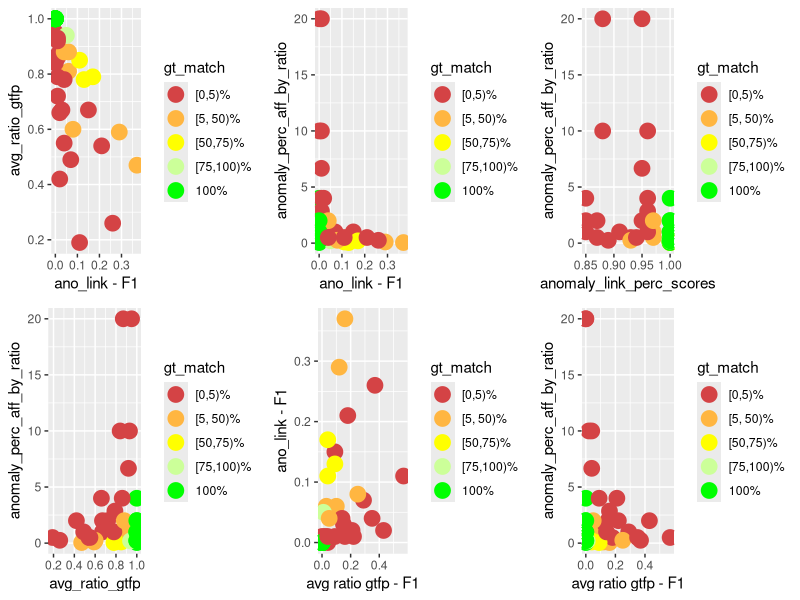
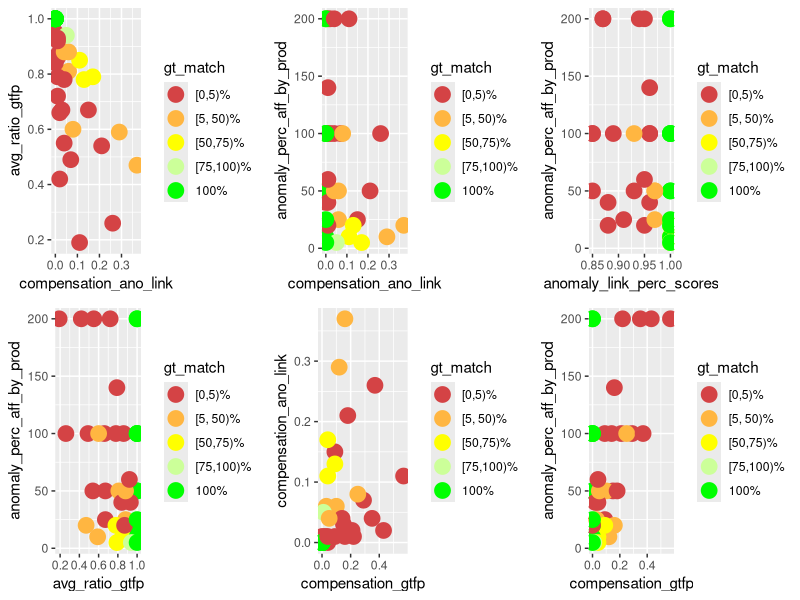
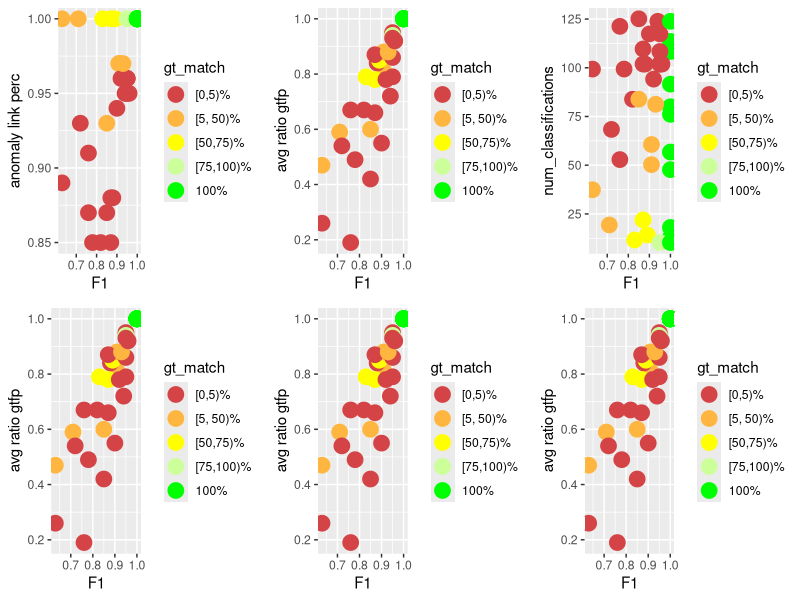
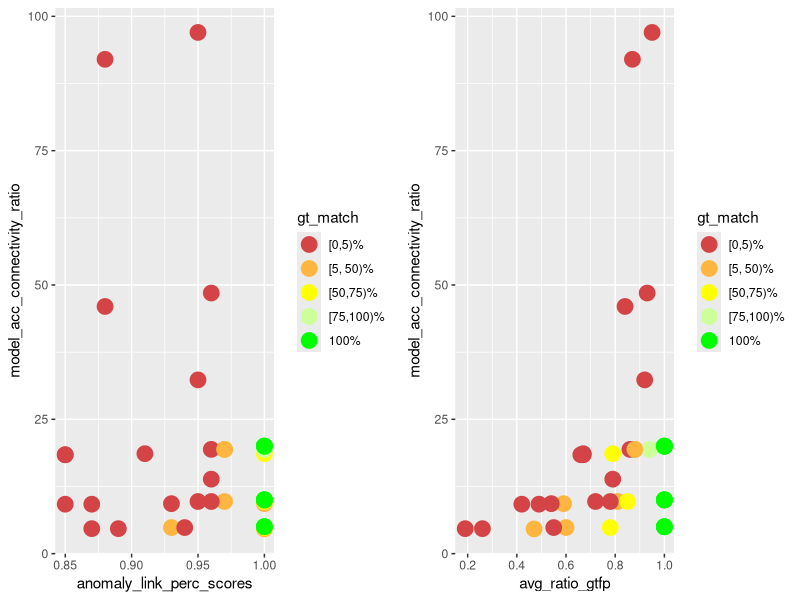
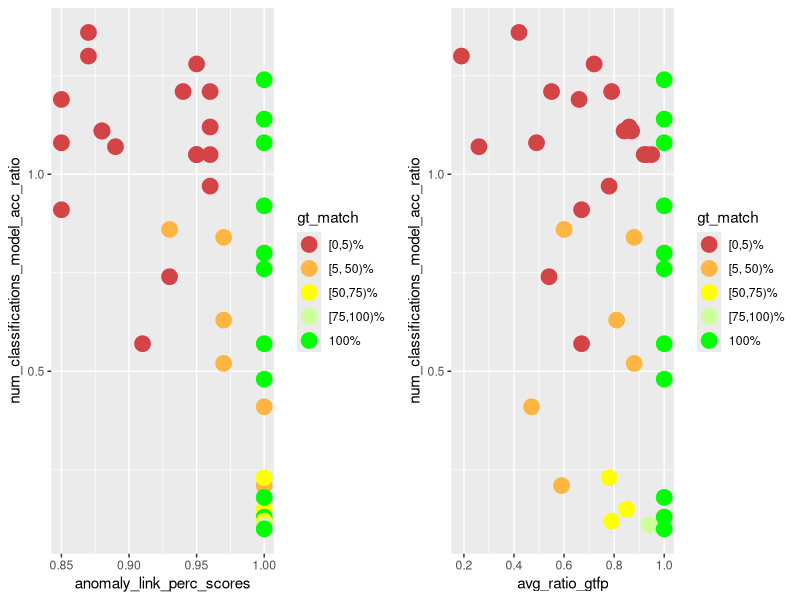
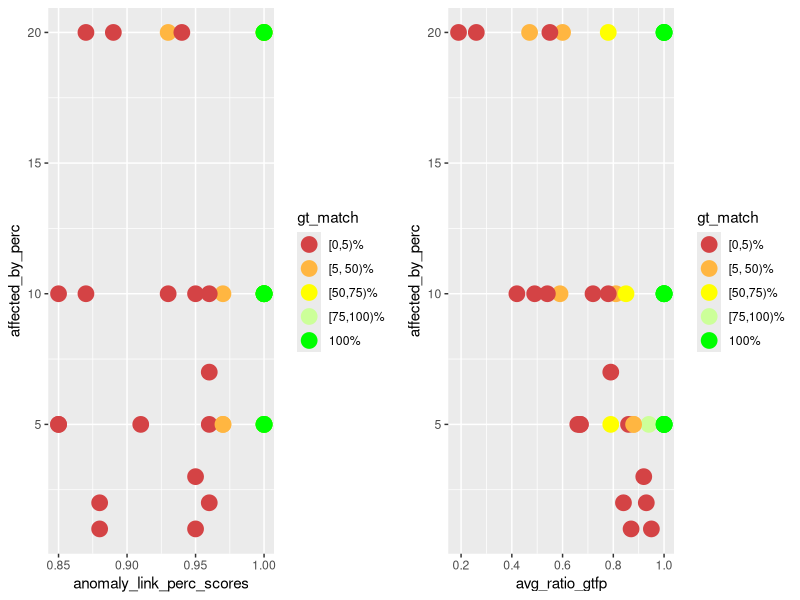
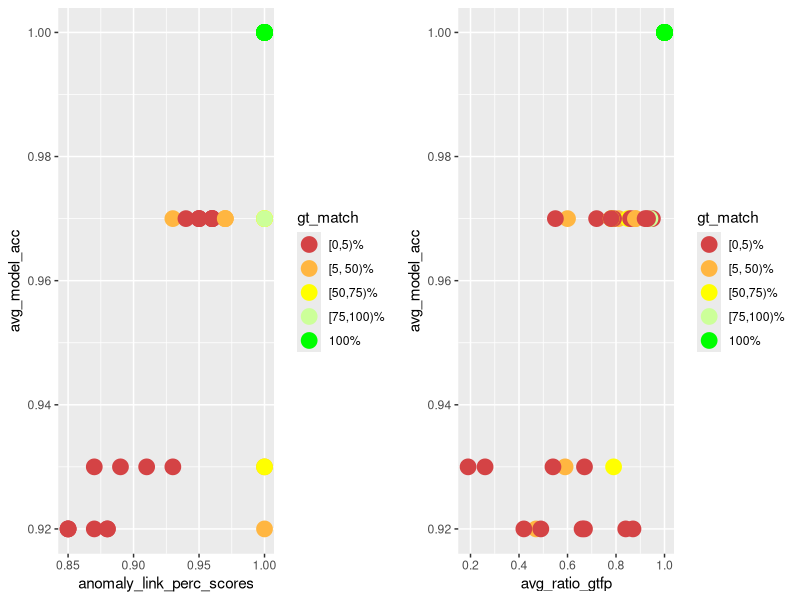
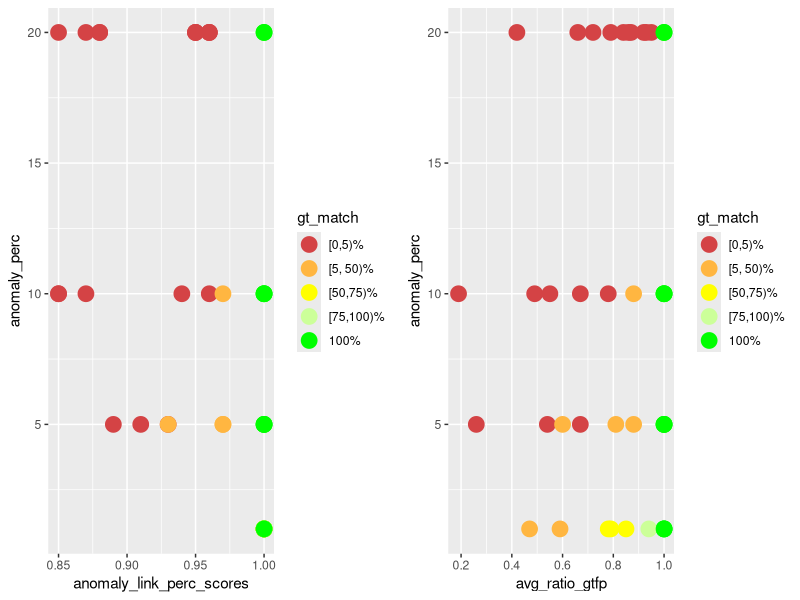

Source code (R) for these figures, in order:
library(ggplot2)
library(gridExtra)
library(dplyr)

PT_DEF <- geom_point(size=5)
COLOR_VALS <- c("#d44345", "#ffb641", "#ffff00", "#ccff99", "#00ff00")

gen_multi_plot_six <- function(
        pp1, pp2, pp3, pp4, pp5, pp6,
        y1, y2, y3, y4, y5, y6,
        x1, x2, x3, x4, x5, x6,
        filename
    ) {
    fpp1 <- pp1 + PT_DEF + xlab(x1) + ylab(y1) + scale_color_manual(values = color_mapping)
    fpp2 <- pp2 + PT_DEF + xlab(x2) + ylab(y2) + scale_color_manual(values = color_mapping)
    fpp3 <- pp3 + PT_DEF + xlab(x3) + ylab(y3) + scale_color_manual(values = color_mapping)
    fpp4 <- pp4 + PT_DEF + xlab(x4) + ylab(y4) + scale_color_manual(values = color_mapping)
    fpp5 <- pp5 + PT_DEF + xlab(x5) + ylab(y5) + scale_color_manual(values = color_mapping)
    fpp6 <- pp6 + PT_DEF + xlab(x6) + ylab(y6) + scale_color_manual(values = color_mapping)
    combined_plot <- grid.arrange(fpp1, fpp2, fpp3, fpp4, fpp5, fpp6, ncol = 3)
    ggsave(combined_plot, file = filename, width = 12, height = 6)
}

gen_multi_plot_two <- function(
        pp1, pp2, y1, y2, x1, x2, filename
    ) {
    fpp1 <- pp1 + PT_DEF + xlab(x1) + ylab(y1) + scale_color_manual(values = color_mapping)
    fpp2 <- pp2 + PT_DEF + xlab(x2) + ylab(y2) + scale_color_manual(values = color_mapping)
    combined_plot <- grid.arrange(fpp1, fpp2, ncol = 2)
    ggsave(combined_plot, file = filename, width = 12, height = 6)
}

# actual compensation insights

input <- read.csv(
    file = "meta_analysis.csv", header = TRUE, sep = ",", check.name = FALSE
)

# instead of the percentage value factor(gt_match_perc) for which I'd need 100
# colors, I only want to color / group them into 5 groups
LABELS <- c("[0,5)%", "[5, 50)%", "[50,75)%", "[75,100)%", "100%")
color_mapping <- setNames(COLOR_VALS, LABELS)

input$gt_match <- cut(
    input$gt_match_perc,
    breaks = c(0, 5, 50, 75, 100, Inf),
    labels = LABELS,
    include.lowest = TRUE,
    right = FALSE
)

p1 <- ggplot(
    data = input, aes_string(
        x = "compensation_ano_link",
        y = "avg_ratio_gtfp",
        color = "gt_match",
        group = "gt_match"
    )
)

p2 <- ggplot(
    data = input, aes_string(
        x = "compensation_ano_link",
        y = "anomaly_perc_aff_by_ratio",
        color = "gt_match",
        group = "gt_match"
    )
)

p3 <- ggplot(
    data = input, aes_string(
        x = "anomaly_link_perc_scores",
        y = "anomaly_perc_aff_by_ratio",
        color = "gt_match",
        group = "gt_match"
    )
)

p4 <- ggplot(
    data = input, aes_string(
        x = "avg_ratio_gtfp",
        y = "anomaly_perc_aff_by_ratio",
        color = "gt_match",
        group = "gt_match"
    )
)

p5 <- ggplot(
    data = input, aes_string(
        x = "compensation_gtfp",
        y = "compensation_ano_link",
        color = "gt_match",
        group = "gt_match"
    )
)

p6 <- ggplot(
    data = input, aes_string(
        x = "compensation_gtfp",
        y = "anomaly_perc_aff_by_ratio",
        color = "gt_match",
        group = "gt_match"
    )
)

gen_multi_plot_six(
    p1, p2, p3, p4, p5, p6,
    "avg_ratio_gtfp", # y1
    "anomaly_perc_aff_by_ratio", # y2
    "anomaly_perc_aff_by_ratio", # y3
    "anomaly_perc_aff_by_ratio", # y4
    "ano_link - F1", # y5
    "anomaly_perc_aff_by_ratio", # y6
    "ano_link - F1", # x1
    "ano_link - F1", # x2
    "anomaly_link_perc_scores", # x3
    "avg_ratio_gtfp", # x4
    "avg ratio gtfp - F1", # x5
    "avg ratio gtfp - F1", # x6
    "compensation_analysis.png"
)

# same with prod #############################

p1 <- ggplot(
    data = input, aes_string(
        x = "compensation_ano_link",
        y = "avg_ratio_gtfp",
        color = "gt_match",
        group = "gt_match"
    )
)

p2 <- ggplot(
    data = input, aes_string(
        x = "compensation_ano_link",
        y = "anomaly_perc_aff_by_prod",
        color = "gt_match",
        group = "gt_match"
    )
)

p3 <- ggplot(
    data = input, aes_string(
        x = "anomaly_link_perc_scores",
        y = "anomaly_perc_aff_by_prod",
        color = "gt_match",
        group = "gt_match"
    )
)

p4 <- ggplot(
    data = input, aes_string(
        x = "avg_ratio_gtfp",
        y = "anomaly_perc_aff_by_prod",
        color = "gt_match",
        group = "gt_match"
    )
)

p5 <- ggplot(
    data = input, aes_string(
        x = "compensation_gtfp",
        y = "compensation_ano_link",
        color = "gt_match",
        group = "gt_match"
    )
)

p6 <- ggplot(
    data = input, aes_string(
        x = "compensation_gtfp",
        y = "anomaly_perc_aff_by_prod",
        color = "gt_match",
        group = "gt_match"
    )
)

gen_multi_plot_six(
    p1, p2, p3, p4, p5, p6,
    "avg_ratio_gtfp",
    "anomaly_perc_aff_by_prod",
    "anomaly_perc_aff_by_prod",
    "anomaly_perc_aff_by_prod",
    "compensation_ano_link",
    "anomaly_perc_aff_by_prod",
    "compensation_ano_link",
    "compensation_ano_link",
    "anomaly_link_perc_scores",
    "avg_ratio_gtfp",
    "compensation_gtfp",
    "compensation_gtfp",
    "compensation_analysis_prod.png"
)

##############################################

p1 <- ggplot(
    data = input, aes_string(
        x = "f1_scores",
        y = "anomaly_link_perc_scores",
        color = "gt_match",
        group = "gt_match"
    )
)

p2 <- ggplot(
    data = input, aes_string(
        x = "f1_scores",
        y = "avg_ratio_gtfp",
        color = "gt_match",
        group = "gt_match"
    )
)

p3 <- ggplot(
    data = input, aes_string(
        x = "f1_scores",
        y = "num_classifications",
        color = "gt_match",
        group = "gt_match"
    )
)

p4 <- ggplot(
    data = input, aes_string(
        x = "f1_scores",
        y = "avg_ratio_gtfp",
        color = "gt_match",
        group = "gt_match"
    )
)

p5 <- ggplot(
    data = input, aes_string(
        x = "f1_scores",
        y = "avg_ratio_gtfp",
        color = "gt_match",
        group = "gt_match"
    )
)

p6 <- ggplot(
    data = input, aes_string(
        x = "f1_scores",
        y = "avg_ratio_gtfp",
        color = "gt_match",
        group = "gt_match"
    )
)

gen_multi_plot_six(
    p1, p2, p3, p4, p5, p6,
    "anomaly link perc", # y1
    "avg ratio gtfp", # y2
    "num_classifications", # y3
    "avg ratio gtfp", # y4
    "avg ratio gtfp", # y5
    "avg ratio gtfp", # y6
    "F1", # x1
    "F1", # x2
    "F1", # x3
    "F1", # x4
    "F1", # x5
    "F1", # x6
    "f1_end_res_corr.png"
)

# model acc - connectivity - performance

p1 <- ggplot(
    data = input, aes_string(
        x = "anomaly_link_perc_scores",
        y = "model_acc_connectivity_ratio",
        color = "gt_match",
        group = "gt_match"
    )
)

p2 <- ggplot(
    data = input, aes_string(
        x = "avg_ratio_gtfp",
        y = "model_acc_connectivity_ratio",
        color = "gt_match",
        group = "gt_match"
    )
)

gen_multi_plot_two(
    p1, p2,
    "model_acc_connectivity_ratio",
    "model_acc_connectivity_ratio",
    "anomaly_link_perc_scores",
    "avg_ratio_gtfp",
    "modelacc_connectivity_performance.png"
)

# how many classifications and how acc models

p1 <- ggplot(
    data = input, aes_string(
        x = "anomaly_link_perc_scores",
        y = "num_classifications_model_acc_ratio",
        color = "gt_match",
        group = "gt_match"
    )
)

p2 <- ggplot(
    data = input, aes_string(
        x = "avg_ratio_gtfp",
        y = "num_classifications_model_acc_ratio",
        color = "gt_match",
        group = "gt_match"
    )
)

gen_multi_plot_two(
    p1, p2,
    "num_classifications_model_acc_ratio",
    "num_classifications_model_acc_ratio",
    "anomaly_link_perc_scores",
    "avg_ratio_gtfp",
    "num_classifications_model_acc.png"
)

# affected_by against perf

p1 <- ggplot(
    data = input, aes_string(
        x = "anomaly_link_perc_scores",
        y = "affected_by_perc",
        color = "gt_match",
        group = "gt_match"
    )
)

p2 <- ggplot(
    data = input, aes_string(
        x = "avg_ratio_gtfp",
        y = "affected_by_perc",
        color = "gt_match",
        group = "gt_match"
    )
)

gen_multi_plot_two(
    p1, p2,
    "affected_by_perc",
    "affected_by_perc",
    "anomaly_link_perc_scores",
    "avg_ratio_gtfp",
    "aff_by_perf.png"
)

# model_acc against perf

p1 <- ggplot(
    data = input, aes_string(
        x = "anomaly_link_perc_scores",
        y = "avg_model_acc",
        color = "gt_match",
        group = "gt_match"
    )
)

p2 <- ggplot(
    data = input, aes_string(
        x = "avg_ratio_gtfp",
        y = "avg_model_acc",
        color = "gt_match",
        group = "gt_match"
    )
)

gen_multi_plot_two(
    p1, p2,
    "avg_model_acc",
    "avg_model_acc",
    "anomaly_link_perc_scores",
    "avg_ratio_gtfp",
    "model_acc_perf.png"
)

# anomaly_perc against perf

p1 <- ggplot(
    data = input, aes_string(
        x = "anomaly_link_perc_scores",
        y = "anomaly_perc",
        color = "gt_match",
        group = "gt_match"
    )
)

p2 <- ggplot(
    data = input, aes_string(
        x = "avg_ratio_gtfp",
        y = "anomaly_perc",
        color = "gt_match",
        group = "gt_match"
    )
)

gen_multi_plot_two(
    p1, p2,
    "anomaly_perc",
    "anomaly_perc",
    "anomaly_link_perc_scores",
    "avg_ratio_gtfp",
    "anomaly_perc_perf.png"
)

# anomaly_perc - model acc ratio against perf

p1 <- ggplot(
    data = input, aes_string(
        x = "anomaly_link_perc_scores",
        y = "anomaly_perc_model_acc_ratio",
        color = "gt_match",
        group = "gt_match"
    )
)

p2 <- ggplot(
    data = input, aes_string(
        x = "avg_ratio_gtfp",
        y = "anomaly_perc_model_acc_ratio",
        color = "gt_match",
        group = "gt_match"
    )
)

gen_multi_plot_two(
    p1, p2,
    "anomaly_perc_model_acc_ratio",
    "anomaly_perc_model_acc_ratio",
    "anomaly_link_perc_scores",
    "avg_ratio_gtfp",
    "anomaly_perc_model_acc_ratio_perf.png"
)

# num classifications against perf

p1 <- ggplot(
    data = input, aes_string(
        x = "anomaly_link_perc_scores",
        y = "num_classifications",
        color = "gt_match",
        group = "gt_match"
    )
)

p2 <- ggplot(
    data = input, aes_string(
        x = "avg_ratio_gtfp",
        y = "num_classifications",
        color = "gt_match",
        group = "gt_match"
    )
)

gen_multi_plot_two(
    p1, p2,
    "num_classifications",
    "num_classifications",
    "anomaly_link_perc_scores",
    "avg_ratio_gtfp",
    "num_classifications_perf.png"
)

# num classifications - model acc -- filtered based on avg_ratio_gtfp

p1 <- ggplot(
    data = input, aes_string(
        x = "num_classifications",
        y = "avg_model_acc",
        color = "gt_match",
        group = "gt_match"
    )
)

filtered_data <- subset(input, avg_ratio_gtfp >= 0.7)

p2 <- ggplot(
    data = filtered_data,
    aes_string(
        x = "num_classifications",
        y = "avg_model_acc",
        color = "gt_match",
        group = "gt_match"
    )
)

filtered_data <- subset(input, avg_ratio_gtfp >= 0.75)

p3 <- ggplot(
    data = filtered_data,
    aes_string(
        x = "num_classifications",
        y = "avg_model_acc",
        color = "gt_match",
        group = "gt_match"
    )
)

filtered_data <- subset(input, avg_ratio_gtfp >= 0.8)

p4 <- ggplot(
    data = filtered_data,
    aes_string(
        x = "num_classifications",
        y = "avg_model_acc",
        color = "gt_match",
        group = "gt_match"
    )
)

filtered_data <- subset(input, avg_ratio_gtfp >= 0.9)

p5 <- ggplot(
    data = filtered_data,
    aes_string(
        x = "num_classifications",
        y = "avg_model_acc",
        color = "gt_match",
        group = "gt_match"
    )
)

filtered_data <- input %>%
  group_by(avg_model_acc) %>%
  filter(avg_ratio_gtfp == max(avg_ratio_gtfp))

p6 <- ggplot(
    data = filtered_data,
    aes_string(
        x = "num_classifications",
        y = "avg_model_acc",
        color = "gt_match",
        group = "gt_match"
    )
)

gen_multi_plot_six(
    p1, p2, p3, p4, p5, p6,
    "avg_model_acc", #y1
    "avg_model_acc", #y2
    "avg_model_acc", #y3
    "avg_model_acc", #y4
    "avg_model_acc", #y5
    "avg_model_acc", #y6
    "classifications", #x1
    "classifications (filt. based on avg_ratio_gtfp 70%)", #x2
    "classifications (filt. based on avg_ratio_gtfp 75%)", #x3
    "classifications (filt. based on avg_ratio_gtfp 80%)", #x4
    "classifications (filt. based on avg_ratio_gtfp 90%)", #x5
    "classifications (filt. based on max avg_ratio_gtfp)", #x6
    "model_acc_classifications.png"
)

# num classifications - model acc -- filtered based on anomaly_link_perc_scores

p1 <- ggplot(
    data = input, aes_string(
        x = "num_classifications",
        y = "avg_model_acc",
        color = "gt_match",
        group = "gt_match"
    )
)

filtered_data <- subset(input, anomaly_link_perc_scores >= 0.7)

p2 <- ggplot(
    data = filtered_data,
    aes_string(
        x = "num_classifications",
        y = "avg_model_acc",
        color = "gt_match",
        group = "gt_match"
    )
)

filtered_data <- subset(input, anomaly_link_perc_scores >= 0.75)

p3 <- ggplot(
    data = filtered_data,
    aes_string(
        x = "num_classifications",
        y = "avg_model_acc",
        color = "gt_match",
        group = "gt_match"
    )
)

filtered_data <- subset(input, anomaly_link_perc_scores >= 0.8)

p4 <- ggplot(
    data = filtered_data,
    aes_string(
        x = "num_classifications",
        y = "avg_model_acc",
        color = "gt_match",
        group = "gt_match"
    )
)

filtered_data <- subset(input, anomaly_link_perc_scores >= 0.9)

p5 <- ggplot(
    data = filtered_data,
    aes_string(
        x = "num_classifications",
        y = "avg_model_acc",
        color = "gt_match",
        group = "gt_match"
    )
)

filtered_data <- input %>%
  group_by(avg_model_acc) %>%
  filter(anomaly_link_perc_scores == max(anomaly_link_perc_scores))

p6 <- ggplot(
    data = filtered_data,
    aes_string(
        x = "num_classifications",
        y = "avg_model_acc",
        color = "gt_match",
        group = "gt_match"
    )
)

gen_multi_plot_six(
    p1, p2, p3, p4, p5, p6,
    "avg_model_acc", #y1
    "avg_model_acc", #y2
    "avg_model_acc", #y3
    "avg_model_acc", #y4
    "avg_model_acc", #y5
    "avg_model_acc", #y6
    "classifications", #x1
    "classifications (filt. based on ano_link_perc 70%)", #x2
    "classifications (filt. based on ano_link_perc 75%)", #x3
    "classifications (filt. based on ano_link_perc 80%)", #x4
    "classifications (filt. based on ano_link_perc 90%)", #x5
    "classifications (filt. based on max ano_link_perc)", #x6
    "model_acc_classifications_ano_link.png"
)

# num classifications - model acc -- filtered based on gt_match_perc

p1 <- ggplot(
    data = input, aes_string(
        x = "num_classifications",
        y = "avg_model_acc",
        color = "gt_match",
        group = "gt_match"
    )
)

filtered_data <- subset(input, gt_match_perc >= 70)

p2 <- ggplot(
    data = filtered_data,
    aes_string(
        x = "num_classifications",
        y = "avg_model_acc",
        color = "gt_match",
        group = "gt_match"
    )
)

filtered_data <- subset(input, gt_match_perc >= 75)

p3 <- ggplot(
    data = filtered_data,
    aes_string(
        x = "num_classifications",
        y = "avg_model_acc",
        color = "gt_match",
        group = "gt_match"
    )
)

filtered_data <- subset(input, gt_match_perc >= 80)

p4 <- ggplot(
    data = filtered_data,
    aes_string(
        x = "num_classifications",
        y = "avg_model_acc",
        color = "gt_match",
        group = "gt_match"
    )
)

filtered_data <- subset(input, gt_match_perc >= 90)

p5 <- ggplot(
    data = filtered_data,
    aes_string(
        x = "num_classifications",
        y = "avg_model_acc",
        color = "gt_match",
        group = "gt_match"
    )
)

filtered_data <- input %>%
  group_by(avg_model_acc) %>%
  filter(gt_match_perc == max(gt_match_perc))

p6 <- ggplot(
    data = filtered_data,
    aes_string(
        x = "num_classifications",
        y = "avg_model_acc",
        color = "gt_match",
        group = "gt_match"
    )
)

gen_multi_plot_six(
    p1, p2, p3, p4, p5, p6,
    "avg_model_acc", #y1
    "avg_model_acc", #y2
    "avg_model_acc", #y3
    "avg_model_acc", #y4
    "avg_model_acc", #y5
    "avg_model_acc", #y6
    "classifications", #x1
    "classifications (filt. based on gt_match_perc 70%)", #x2
    "classifications (filt. based on gt_match_perc 75%)", #x3
    "classifications (filt. based on gt_match_perc 80%)", #x4
    "classifications (filt. based on gt_match_perc 90%)", #x5
    "classifications (filt. based on max gt_match_perc)", #x6
    "model_acc_classifications_gt_match_perc.png"
)

# correlation affected-by and fault path len / num fault paths

p1 <- ggplot(
    data = input, aes_string(
        x = "avg_num_fault_paths",
        y = "affected_by_perc",
        color = "gt_match",
        group = "gt_match"
    )
)

p2 <- ggplot(
    data = input, aes_string(
        x = "avg_fault_path_len",
        y = "avg_num_fault_paths",
        color = "gt_match",
        group = "gt_match"
    )
)

p3 <- ggplot(
    data = input, aes_string(
        x = "avg_num_fault_paths",
        y = "anomaly_perc",
        color = "gt_match",
        group = "gt_match"
    )
)

p4 <- ggplot(
    data = input, aes_string(
        x = "avg_fault_path_len",
        y = "anomaly_perc",
        color = "gt_match",
        group = "gt_match"
    )
)

p5 <- ggplot(
    data = input, aes_string(
        x = "avg_num_fault_paths",
        y = "anomaly_perc_aff_by_prod",
        color = "gt_match",
        group = "gt_match"
    )
)

p6 <- ggplot(
    data = input, aes_string(
        x = "avg_fault_path_len",
        y = "anomaly_perc_aff_by_prod",
        color = "gt_match",
        group = "gt_match"
    )
)

gen_multi_plot_six(
    p1, p2, p3, p4, p5, p6,
    "affected_by_perc", # y1
    "avg_num_fault_paths", # y2
    "anomaly_perc", # y3
    "anomaly_perc", # y4
    "anomaly_perc_aff_by_prod", # y5
    "anomaly_perc_aff_by_prod", # y6
    "avg_num_fault_paths", # x1
    "avg_fault_path_len", # x2
    "avg_num_fault_paths", # x3
    "avg_fault_path_len", # x4
    "avg_num_fault_paths", # x5
    "avg_fault_path_len", # x6
    "correlation_anomaly_perc_aff_by_prod_fault_paths.png"
)

# correlation (median + mean) runtime and fault path len / num fault paths

p1 <- ggplot(
    data = input, aes_string(
        x = "avg_num_fault_paths",
        y = "`avg_runtime (s)`",
        color = "gt_match",
        group = "gt_match"
    )
)

p2 <- ggplot(
    data = input, aes_string(
        x = "avg_fault_path_len",
        y = "`avg_runtime (s)`",
        color = "gt_match",
        group = "gt_match"
    )
)

p3 <- ggplot(
    data = input, aes_string(
        x = "avg_num_fault_paths",
        y = "`median_runtime (s)`",
        color = "gt_match",
        group = "gt_match"
    )
)

p4 <- ggplot(
    data = input, aes_string(
        x = "avg_fault_path_len",
        y = "`median_runtime (s)`",
        color = "gt_match",
        group = "gt_match"
    )
)

p5 <- ggplot(
    data = input, aes_string(
        x = "median_fault_path_len",
        y = "`median_runtime (s)`",
        color = "gt_match",
        group = "gt_match"
    )
)

p6 <- ggplot(
    data = input, aes_string(
        x = "median_num_fault_paths",
        y = "`median_runtime (s)`",
        color = "gt_match",
        group = "gt_match"
    )
)

gen_multi_plot_six(
    p1, p2, p3, p4, p5, p6,
    "`avg_runtime (s)`", # y1
    "`avg_runtime (s)`", # y2
    "`median_runtime (s)`", # y3
    "`median_runtime (s)`", # y4
    "`median_runtime (s)`", # y5
    "`median_runtime (s)`", # y6
    "avg_num_fault_paths", # x1
    "avg_fault_path_len", # x2
    "avg_num_fault_paths", # x3
    "avg_fault_path_len", # x4
    "median_fault_path_len", # x5
    "median_num_fault_paths", # x6
    "correlation_runtime_fault_paths.png"
)

# correlation (median + mean + max) runtime and sum of (mean + max) fp + fp dev

p1 <- ggplot(
    data = input, aes_string(
        x = "sum_of_avg_fault_paths_and_dev",
        y = "`avg_runtime (s)`",
        color = "gt_match",
        group = "gt_match"
    )
)

p2 <- ggplot(
    data = input, aes_string(
        x = "sum_of_max_fault_paths_and_dev",
        y = "`max_runtime (s)`",
        color = "gt_match",
        group = "gt_match"
    )
)

p3 <- ggplot(
    data = input, aes_string(
        x = "sum_of_avg_fault_paths_and_dev",
        y = "`median_runtime (s)`",
        color = "gt_match",
        group = "gt_match"
    )
)

p4 <- ggplot(
    data = input, aes_string(
        x = "sum_of_avg_fault_paths_and_dev",
        y = "`max_runtime (s)`",
        color = "gt_match",
        group = "gt_match"
    )
)

p5 <- ggplot(
    data = input, aes_string(
        x = "sum_of_max_fault_paths_and_dev",
        y = "`avg_runtime (s)`",
        color = "gt_match",
        group = "gt_match"
    )
)

p6 <- ggplot(
    data = input, aes_string(
        x = "sum_of_max_fault_paths_and_dev",
        y = "`median_runtime (s)`",
        color = "gt_match",
        group = "gt_match"
    )
)

gen_multi_plot_six(
    p1, p2, p3, p4, p5, p6,
    "`avg_runtime (s)`", # y1
    "`max_runtime (s)`", # y2
    "`median_runtime (s)`", # y3
    "`max_runtime (s)`", # y4
    "`avg_runtime (s)`", # y5
    "`median_runtime (s)`", # y6
    "sum_of_avg_fault_paths_and_dev", # x1
    "sum_of_max_fault_paths_and_dev", # x2
    "sum_of_avg_fault_paths_and_dev", # x3
    "sum_of_avg_fault_paths_and_dev", # x4
    "sum_of_max_fault_paths_and_dev", # x5
    "sum_of_max_fault_paths_and_dev", # x6
    "correlation_runtime_fault_paths_sum.png"
)

# correlation alpha, beta, gamma vs. FPs

p1 <- ggplot(
    data = input, aes_string(
        x = "avg_fp",
        y = "anomaly_perc",
        color = "gt_match",
        group = "gt_match"
    )
)

p2 <- ggplot(
    data = input, aes_string(
        x = "avg_fp",
        y = "affected_by_perc",
        color = "gt_match",
        group = "gt_match"
    )
)

p3 <- ggplot(
    data = input, aes_string(
        x = "avg_fp",
        y = "avg_model_acc",
        color = "gt_match",
        group = "gt_match"
    )
)

p4 <- ggplot(
    data = input, aes_string(
        x = "avg_fp",
        y = "anomaly_perc_aff_by_model_acc_aggregation",
        color = "gt_match",
        group = "gt_match"
    )
)

filtered_data <- subset(input, avg_model_acc < 1)

p5 <- ggplot(
    data = filtered_data, aes_string(
        x = "avg_fp",
        y = "anomaly_perc_aff_by_model_acc_aggregation",
        color = "gt_match",
        group = "gt_match"
    )
)

p6 <- ggplot(
    data = input, aes_string(
        x = "avg_fp",
        y = "num_classifications_model_acc_ratio",
        color = "gt_match",
        group = "gt_match"
    )
)

gen_multi_plot_six(
    p1, p2, p3, p4, p5, p6,
    "anomaly_perc", # y1
    "affected_by_perc", # y2
    "avg_model_acc", # y3
    "anomaly_perc_aff_by_model_acc_aggregation", # y4
    "anomaly_perc_aff_by_model_acc_aggregation", # y5
    "num_classifications_model_acc_ratio", # y6
    "avg_fp", # x1
    "avg_fp", # x2
    "avg_fp", # x3
    "avg_fp", # x4
    "avg_fp (filtered out 100% acc models)", # x5
    "avg_fp", # x6
    "anomaly_perc_aff_by_model_acc_aggregation.png"
)

# correlation alpha, beta, gamma vs. FNs

p1 <- ggplot(
    data = input, aes_string(
        x = "avg_fn",
        y = "anomaly_perc",
        color = "gt_match",
        group = "gt_match"
    )
)

p2 <- ggplot(
    data = input, aes_string(
        x = "avg_fn",
        y = "affected_by_perc",
        color = "gt_match",
        group = "gt_match"
    )
)

p3 <- ggplot(
    data = input, aes_string(
        x = "avg_fn",
        y = "avg_model_acc",
        color = "gt_match",
        group = "gt_match"
    )
)

p4 <- ggplot(
    data = input, aes_string(
        x = "avg_fn",
        y = "anomaly_perc_model_acc_aggregation",
        color = "gt_match",
        group = "gt_match"
    )
)

filtered_data <- subset(input, avg_model_acc < 1)

p5 <- ggplot(
    data = filtered_data, aes_string(
        x = "avg_fn",
        y = "anomaly_perc_model_acc_aggregation",
        color = "gt_match",
        group = "gt_match"
    )
)

p6 <- ggplot(
    data = input, aes_string(
        x = "avg_fn",
        y = "num_classifications_model_acc_ratio",
        color = "gt_match",
        group = "gt_match"
    )
)

gen_multi_plot_six(
    p1, p2, p3, p4, p5, p6,
    "anomaly_perc", # y1
    "affected_by_perc", # y2
    "avg_model_acc", # y3
    "anomaly_perc_model_acc_aggregation", # y4
    "anomaly_perc_model_acc_aggregation", # y5
    "num_classifications_model_acc_ratio", # y6
    "avg_fn", # x1
    "avg_fn", # x2
    "avg_fn", # x3
    "avg_fn", # x4
    "avg_fn (filtered out 100% acc models)", # x5
    "avg_fn", # x6
    "anomaly_perc_aff_by_model_acc_aggregation_fn.png"
)

# correlation missed anomalies vs. performance

p1 <- ggplot(
    data = input, aes_string(
        x = "all_missed_anomalies",
        y = "anomaly_link_perc_scores",
        color = "gt_match",
        group = "gt_match"
    )
)

p2 <- ggplot(
    data = input, aes_string(
        x = "missed_anomalies_unclassified",
        y = "anomaly_link_perc_scores",
        color = "gt_match",
        group = "gt_match"
    )
)

p3 <- ggplot(
    data = input, aes_string(
        x = "miss_due_to_class_iss",
        y = "anomaly_link_perc_scores",
        color = "gt_match",
        group = "gt_match"
    )
)

p4 <- ggplot(
    data = input, aes_string(
        x = "all_missed_anomalies",
        y = "avg_ratio_gtfp",
        color = "gt_match",
        group = "gt_match"
    )
)

p5 <- ggplot(
    data = input, aes_string(
        x = "missed_anomalies_unclassified",
        y = "avg_ratio_gtfp",
        color = "gt_match",
        group = "gt_match"
    )
)

p6 <- ggplot(
    data = input, aes_string(
        x = "miss_due_to_class_iss",
        y = "avg_ratio_gtfp",
        color = "gt_match",
        group = "gt_match"
    )
)

gen_multi_plot_six(
    p1, p2, p3, p4, p5, p6,
    "anomaly_link_perc_scores", # y1
    "anomaly_link_perc_scores", # y2
    "anomaly_link_perc_scores", # y3
    "avg_ratio_gtfp", # y4
    "avg_ratio_gtfp", # y5
    "avg_ratio_gtfp", # y6
    "all_missed_anomalies", # x1
    "missed_anomalies_unclassified", # x2
    "miss_due_to_class_iss", # x3
    "all_missed_anomalies", # x4
    "missed_anomalies_unclassified", # x5
    "miss_due_to_class_iss", # x6
    "correlation_missed_anomalies_perf.png"
)
